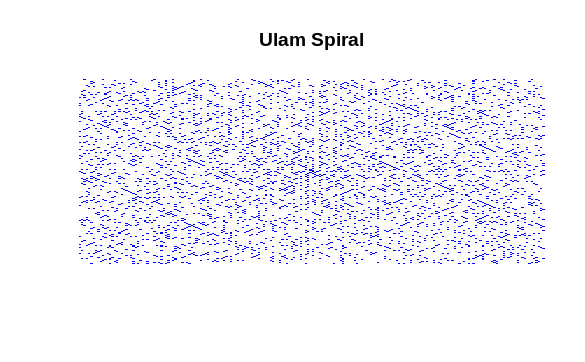

The R source for this figure:
system.time(
)
library(tidyverse)
library(magrittr)
# Prime numbers

GivePrimes <- function(end,start=1,verbose=F){
  nn <- 1:end
  primes <- vector(length = end-start+1)
  for (i in nn[start:end]) {
    if(verbose) {if(i%%1000==0) cat(i," ")}
    if (i==2) primes[i] <- {TRUE
    } else if (min(i %% nn[2:(i-1)]) != 0) { primes[i] <- TRUE }
  }
  primes
}

GivePrimes(50)
pr <- GivePrimes(1e4,verbose = T) 
length(which(pr))

create.ulam <- function(n=5,boolean=F) {
  x <- ceiling(n/2+0.25)
  y <- ceiling(n/2)
  ulam <- matrix(nrow = n, ncol=n)
  dir <- c("r","u","l","d")
  n.rep <- rep(1:n,each=2)
  dirs <- dir %>% rep(length.out=length(n.rep)) %>% rep(n.rep)
  ulam[x,y] <- -1 

  if(boolean) {
    print("Calculating Prime Numbers ...")
    vec <- GivePrimes(end=n^2,verbose=T)
  } 
  
  for(i in 1:n^2) {
    if         (dirs[i]=="r") { y <- y+1
    }  else if (dirs[i]=="u") { x <- x-1
    }  else if (dirs[i]=="l") { y <- y-1
    }  else if (dirs[i]=="d") { x <- x+1
    }  else stop()
    if(boolean) {ulam[x,y] <- vec[i+1]
    } else {ulam[x,y] <- i+1}
  }
  ulam
}

u <- create.ulam(n = 200,boolean = T)
image(u,axes=F,col=c("black","white","blue"))
title("Ulam Spiral")
